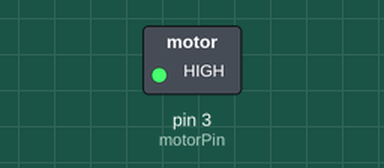
The sketch below on a simulated Arduino Uno, built with avr-gcc and run on an emulated ATmega328P. On the bench: switched loads named in the sketch (green lamp = pin HIGH).

Above: at 0.5 s.
At 51.0 s:
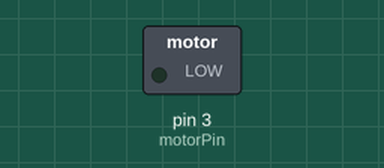
Timing chart, 0 to 130.0 s (numbered marks = the images above):
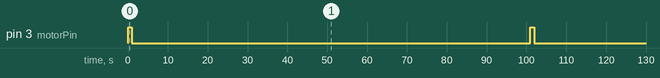

Measured:
- by itself, pin 3 (motorPin): alternates HIGH for 1.0 s and LOW for 100 s

The sketch:

vibration.ino
```cpp
// Code to vibrate the motor every minute
 const int motorPin = 3;

 void setup()
 {
 pinMode(motorPin, OUTPUT);
 }

 void loop()
 {
 digitalWrite(motorPin, HIGH);
 delay(1000);
 digitalWrite(motorPin, LOW);
 delay(100000);
 }
```
